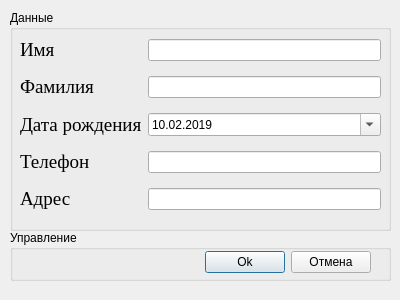
<?xml version="1.0" encoding="UTF-8"?>
<ui version="4.0">
 <class>DialogAddEdit</class>
 <widget class="QDialog" name="DialogAddEdit">
  <property name="geometry">
   <rect>
    <x>0</x>
    <y>0</y>
    <width>400</width>
    <height>300</height>
   </rect>
  </property>
  <property name="windowTitle">
   <string>Dialog</string>
  </property>
  <widget class="QGroupBox" name="groupBoxControl">
   <property name="geometry">
    <rect>
     <x>10</x>
     <y>230</y>
     <width>381</width>
     <height>51</height>
    </rect>
   </property>
   <property name="title">
    <string>Управление</string>
   </property>
   <widget class="QWidget" name="layoutWidget">
    <property name="geometry">
     <rect>
      <x>0</x>
      <y>20</y>
      <width>361</width>
      <height>25</height>
     </rect>
    </property>
    <layout class="QHBoxLayout" name="horizontalLayout">
     <item>
      <spacer name="horizontalSpacer">
       <property name="orientation">
        <enum>Qt::Horizontal</enum>
       </property>
       <property name="sizeHint" stdset="0">
        <size>
         <width>40</width>
         <height>20</height>
        </size>
       </property>
      </spacer>
     </item>
     <item>
      <widget class="QPushButton" name="pushButtonOk">
       <property name="text">
        <string>Ok</string>
       </property>
      </widget>
     </item>
     <item>
      <widget class="QPushButton" name="pushButtonCansel">
       <property name="text">
        <string>Отмена</string>
       </property>
      </widget>
     </item>
    </layout>
   </widget>
  </widget>
  <widget class="QGroupBox" name="groupBoxData">
   <property name="geometry">
    <rect>
     <x>10</x>
     <y>10</y>
     <width>381</width>
     <height>221</height>
    </rect>
   </property>
   <property name="title">
    <string>Данные</string>
   </property>
   <widget class="QWidget" name="layoutWidget">
    <property name="geometry">
     <rect>
      <x>10</x>
      <y>20</y>
      <width>361</width>
      <height>191</height>
     </rect>
    </property>
    <layout class="QGridLayout" name="gridLayout">
     <item row="0" column="0">
      <widget class="QLabel" name="labelFname">
       <property name="font">
        <font>
         <family>Times New Roman</family>
         <pointsize>14</pointsize>
        </font>
       </property>
       <property name="text">
        <string>Имя</string>
       </property>
      </widget>
     </item>
     <item row="0" column="1">
      <widget class="QLineEdit" name="lineEditFname"/>
     </item>
     <item row="1" column="0">
      <widget class="QLabel" name="labelLname">
       <property name="font">
        <font>
         <family>Times New Roman</family>
         <pointsize>14</pointsize>
        </font>
       </property>
       <property name="text">
        <string>Фамилия</string>
       </property>
      </widget>
     </item>
     <item row="1" column="1">
      <widget class="QLineEdit" name="lineEditLName"/>
     </item>
     <item row="2" column="0">
      <widget class="QLabel" name="labelDate">
       <property name="font">
        <font>
         <family>Times New Roman</family>
         <pointsize>14</pointsize>
        </font>
       </property>
       <property name="text">
        <string>Дата рождения</string>
       </property>
      </widget>
     </item>
     <item row="2" column="1">
      <widget class="QDateEdit" name="dateEdit">
       <property name="displayFormat">
        <string notr="true">dd.MM.yyyy</string>
       </property>
       <property name="calendarPopup">
        <bool>true</bool>
       </property>
       <property name="date">
        <date>
         <year>2019</year>
         <month>2</month>
         <day>10</day>
        </date>
       </property>
      </widget>
     </item>
     <item row="3" column="0">
      <widget class="QLabel" name="labelPhone">
       <property name="font">
        <font>
         <family>Times New Roman</family>
         <pointsize>14</pointsize>
        </font>
       </property>
       <property name="text">
        <string>Телефон</string>
       </property>
      </widget>
     </item>
     <item row="3" column="1">
      <widget class="QLineEdit" name="lineEditPhone"/>
     </item>
     <item row="4" column="0">
      <widget class="QLabel" name="labelAdress">
       <property name="font">
        <font>
         <family>Times New Roman</family>
         <pointsize>14</pointsize>
        </font>
       </property>
       <property name="text">
        <string>Адрес</string>
       </property>
      </widget>
     </item>
     <item row="4" column="1">
      <widget class="QLineEdit" name="lineEditAdress"/>
     </item>
    </layout>
    <zorder>labelFname</zorder>
    <zorder>lineEditFname</zorder>
    <zorder>labelLname</zorder>
    <zorder>lineEditLName</zorder>
    <zorder>labelDate</zorder>
    <zorder>labelPhone</zorder>
    <zorder>lineEditPhone</zorder>
    <zorder>labelAdress</zorder>
    <zorder>lineEditAdress</zorder>
    <zorder>dateEdit</zorder>
   </widget>
  </widget>
 </widget>
 <resources/>
 <connections>
  <connection>
   <sender>pushButtonCansel</sender>
   <signal>clicked()</signal>
   <receiver>DialogAddEdit</receiver>
   <slot>reject()</slot>
   <hints>
    <hint type="sourcelabel">
     <x>343</x>
     <y>264</y>
    </hint>
    <hint type="destinationlabel">
     <x>298</x>
     <y>283</y>
    </hint>
   </hints>
  </connection>
 </connections>
</ui>
